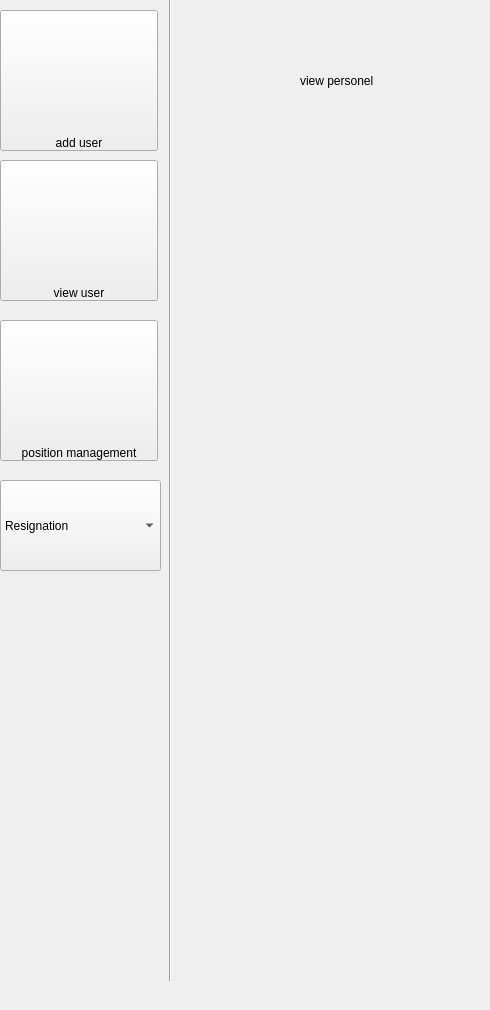
         <widget class="QWidget" name="tab_10">
          <attribute name="title">
           <string>Deleting a face template</string>
          </attribute>
          <widget class="QPushButton" name="pushButton_35">
           <property name="geometry">
            <rect>
             <x>0</x>
             <y>160</y>
             <width>158</width>
             <height>141</height>
            </rect>
           </property>
           <property name="styleSheet">
            <string notr="true">background-image: url(:/list/iconmonstr-list-lined-120.png);
background-repeat:no-repeat;
height:12px;
text-align:bottom;</string>
           </property>
           <property name="text">
            <string>view user</string>
           </property>
          </widget>
          <widget class="QLabel" name="label_22">
           <property name="geometry">
            <rect>
             <x>300</x>
             <y>60</y>
             <width>181</width>
             <height>41</height>
            </rect>
           </property>
           <property name="text">
            <string>view personel</string>
           </property>
          </widget>
          <widget class="Line" name="line_10">
           <property name="geometry">
            <rect>
             <x>160</x>
             <y>-20</y>
             <width>21</width>
             <height>1001</height>
            </rect>
           </property>
           <property name="styleSheet">
            <string notr="true"/>
           </property>
           <property name="orientation">
            <enum>Qt::Vertical</enum>
           </property>
          </widget>
          <widget class="QPushButton" name="pushButton_36">
           <property name="geometry">
            <rect>
             <x>0</x>
             <y>10</y>
             <width>158</width>
             <height>141</height>
            </rect>
           </property>
           <property name="styleSheet">
            <string notr="true">background:url(:/adu/Assets/iconmonstr-user-8-120.png);
background-repeat:no-repeat;
height:12px;
text-align:bottom;</string>
           </property>
           <property name="text">
            <string>add user</string>
           </property>
          </widget>
          <widget class="QPushButton" name="pushButton_37">
           <property name="geometry">
            <rect>
             <x>0</x>
             <y>320</y>
             <width>158</width>
             <height>141</height>
            </rect>
           </property>
           <property name="styleSheet">
            <string notr="true">background:url(:/pos/iconmonstr-flag-3-120.png);
background-repeat:no-repeat;
height:12px;
text-align:bottom;</string>
           </property>
           <property name="text">
            <string>position management</string>
           </property>
          </widget>
          <widget class="QComboBox" name="comboBox_12">
           <property name="geometry">
            <rect>
             <x>0</x>
             <y>480</y>
             <width>161</width>
             <height>91</height>
            </rect>
           </property>
           <property name="styleSheet">
            <string notr="true"/>
           </property>
           <item>
            <property name="text">
             <string>Resignation</string>
            </property>
           </item>
           <item>
            <property name="text">
             <string>Add employee for resignation</string>
            </property>
           </item>
           <item>
            <property name="text">
             <string>Disabing attendance</string>
            </property>
           </item>
           <item>
            <property name="text">
             <string>Reinstating Employee</string>
            </property>
           </item>
          </widget>
         </widget>
